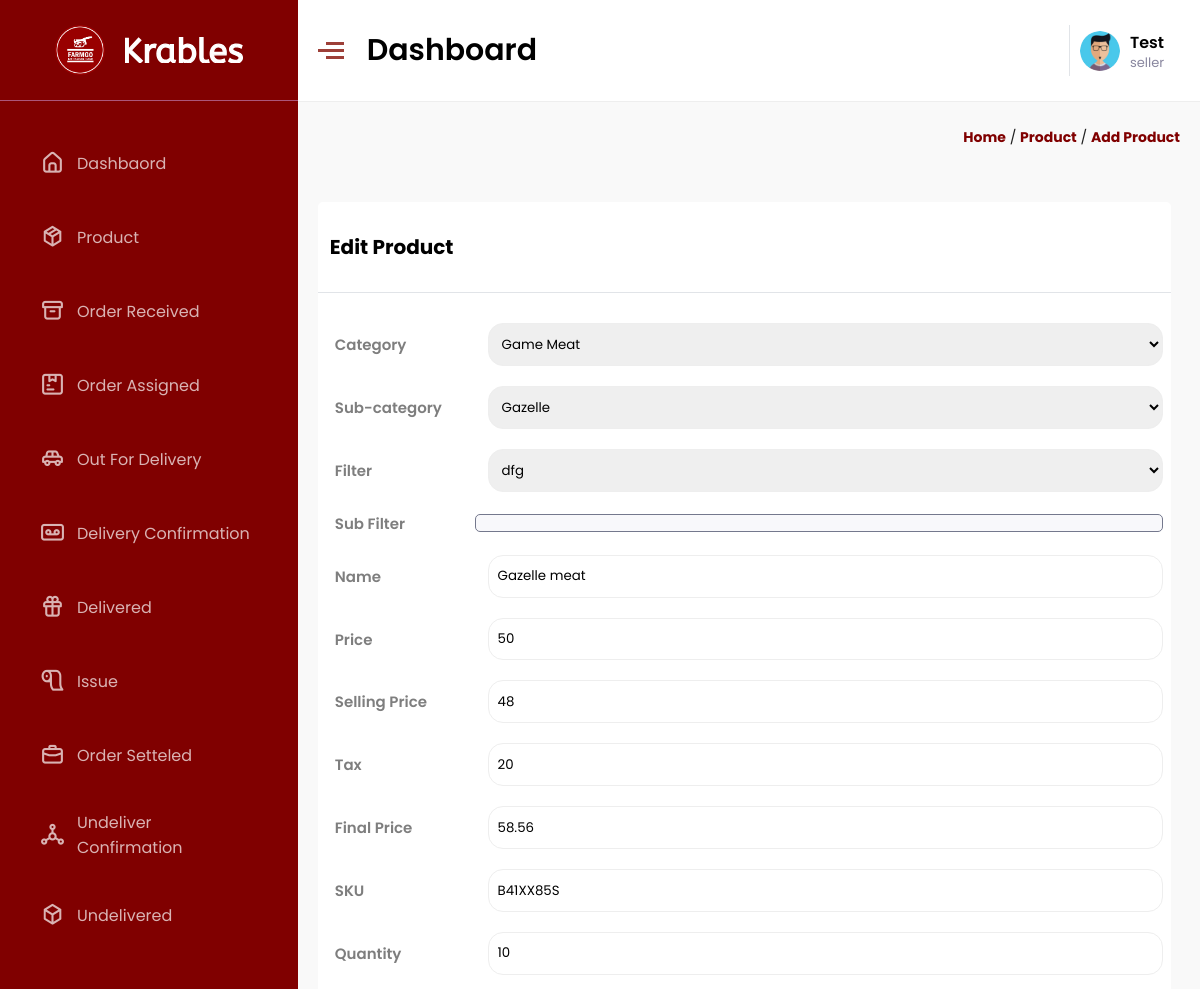
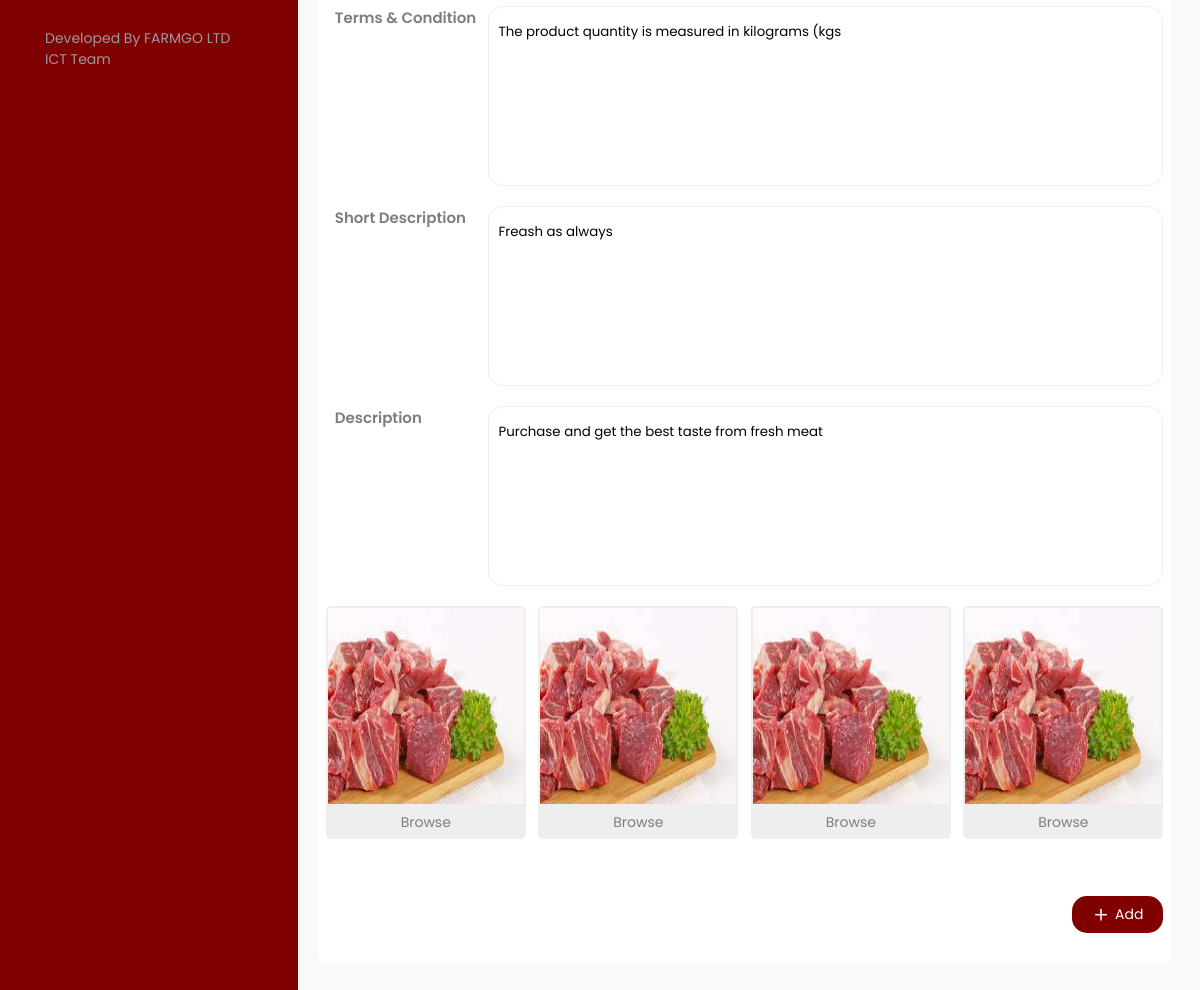
Screenshot of /seller/add_product.php?b=2846&idp=17 (signed in) with the database file from the repository (2 pictures, top to bottom).
### tables this page shows
CREATE TABLE `filter` (
  `id` int(11) NOT NULL,
  `subcat_id` int(11) NOT NULL,
  `filter` varchar(255) NOT NULL
);

CREATE TABLE `product` (
  `id` int(11) NOT NULL,
  `cat_id` int(11) NOT NULL,
  `scat_id` int(11) NOT NULL,
  `product_name` varchar(255) NOT NULL,
  `img1` varchar(255) NOT NULL,
  `img2` varchar(255) NOT NULL,
  `img3` varchar(255) NOT NULL,
  `img4` varchar(255) NOT NULL,
  `price` float NOT NULL,
  `sell_price` float NOT NULL,
  `fa` float NOT NULL,
  `shrt_desc` varchar(250) NOT NULL,
  `description` text NOT NULL,
  `qty` int(11) NOT NULL,
  `disclaimer` varchar(50) NOT NULL,
  `isappp` int(11) NOT NULL,
  `isnew` tinyint(1) NOT NULL,
  `bs` tinyint(1) NOT NULL,
  `status` tinyint(1) NOT NULL,
  `added_by` int(11) NOT NULL,
  `belonging_city` int(11) NOT NULL,
  `tax` float NOT NULL,
  `sku` varchar(255) NOT NULL
);

### utility/function.php (called while the page is built, shortened)
<?php
function get_safe_value($con, $str)
{
	if ($str != '') {
		$str = trim($str);
		return mysqli_real_escape_string($con, $str);
	}
}
?>

### seller/add_product.php (the view, shortened to what this page needs)
<?php
require('require/top.php');
$h_t = get_safe_value($con, $_GET['b']);
$name = '';
$category = '';
$subcategory = '';
$qty = '';
$price = '';
$sellprice = '';
$tax = '';
$fa = '0.00';
$sd = '';
$dc = '';
$tc = '';
$sku = get_code();
$img1 = "../assets/images/product/big-2.jpg";
$img2 = "../assets/images/product/big-2.jpg";
$img3 = "../assets/images/product/big-2.jpg";
$img4 = "../assets/images/product/big-2.jpg";
if ($h_t == '1973') {
    $heading = "Add Product";
    $cb = '<a href="javascript:void(0)" class="btn d-flex-center-a-j bg-main br-15" onclick="add_product()" id="pbtn">
     <i class="uil uil-plus"></i>
     <span>Add</span>
   </a>';
} else if ($h_t == '2846') {
    $heading = "Edit Product";
    $productid = get_safe_value($con, $_GET['idp']);
    $cq = "select * from product where id='$productid'";
    $cr = mysqli_query($con, $cq);
    $nor = mysqli_num_rows($cr);
    if ($nor > 0) {
        $r = mysqli_fetch_assoc($cr);
        $name = $r['product_name'];
        $category = $r['cat_id'];
        $subcategory = $r['scat_id'];
        $qty = $r['qty'];
        $price = $r['price'];
        $sellprice = $r['sell_price'];
        $tax = $r['tax'];
        $fa = $r['fa'];
        $sku = $r['sku'];
        $sd = $r['shrt_desc'];
        $dc = $r['description'];
        $tc = $r['disclaimer'];
        $img1 = "../media/product/" . $r['img1'];
        $img2 = "../media/product/" . $r['img2'];
        if (!empty($r['img3'])) {
            $img3 = "../media/product/" . $r['img3'];
        }
        if (!empty($r['img4'])) {
            $img4 = "../media/product/" . $r['img4'];
        }
        $cb = '<a href="javascript:void(0)" class="btn d-flex-center-a-j bg-main br-15" onclick="edit_product(' . $_GET['idp'] . ')" id="pbtn">
      <i class="uil uil-plus"></i>
      <span>Add</span>
    </a>';
    } else {
        redirect('product.php');
    }
} else {
    redirect('product.php');
}
?>
<div class="path">
    <div class="container">
        <a href="index.html">Home</a>
        /
        <a href="product.php">product</a>
        /
        <a href="add_product.php">add product</a>
    </div>
</div>
<div class="cartrow" id="catrow">
    <div class="gh">
        <div class="heading">
            <h3><?php echo $heading; ?></h3>
        </div>
        <div class="maincontainer2">
            <form action="#">
                <div class="formrow">
                    <div class="heading">Category</div>
                    <select name="addcatname" id="addcatname" onchange="get_subcatfa()">
                        <?php
                        $query = "select * from categories order by id desc";
                        $resi = mysqli_query($con, $query);
                        while ($ropw = mysqli_fetch_assoc($resi)) {
                            $cname = $ropw['category'];
                            $cnamei = $ropw['id'];
                            if ($cnamei == $category) {
                                echo "<option value='$cnamei' selected>$cname</option> ";
                            } else {
                                echo "<option value='$cnamei'>$cname</option> ";
                            }
                        }
                        ?>
                    </select>
                </div>
                <div class="formrow">
                    <div class="heading">Sub-category</div>
                    <select name="addscatname" id="addscatname" onchange="get_filterfa()">
                        <?php
                        if ($h_t == 2846) {
                            $query2 = "select * from subcategories where cat_id='$category' order by id desc";
                            $resi2 = mysqli_query($con, $query2);
                            while ($ropw2 = mysqli_fetch_assoc($resi2)) {
                                $cname2 = $ropw2['subcat'];
                                $cname2i = $ropw2['id'];
                                if ($cname2i == $subcategory) {
                                    echo "<option value='$cname2i' selected>$cname2</option>";
                                } else {
                                    echo "<option value='$cname2i'>$cname2</option> ";
                                }
                            }
                        }
                        ?>
                    </select>
                </div>
                <div id="filters">
                    <?php
                    if ($h_t == 2846) {
                        $qn = "select * from filter where subcat_id='$subcategory'";
                        $resn = mysqli_query($con, $qn);
                        $template = '';
                        while ($rown = mysqli_fetch_assoc($resn)) {
                            $template = $template . '
                            <div class="formrow">
                            <div class="heading">
                                Filter
                            </div>
                            <select class="select" name="productFiltersName" id="addfiltername">
                                <option value="' . $rown['id'] . '">' . $rown['filter'] . '</option>
                            </select>
                            </div>
                            <div class="formrow">
                                <div class="heading">
                                    Sub Filter
                                </div>
                            <div id="subfilters" style="background-color: #f8f8fb;width:100%;padding: 0.8rem;
                                        border: 0.5px solid #74788d;
                                        border-radius: 5px;">';
                            $template = $template . '</div> </div>';
                        }
                        echo $template;
                    }
                    ?>
                </div>
                <div class="formrow">
                    <div class="heading">Name</div>
                    <input type="text" placeholder="Enter Product Name *" id="pname" value="<?php echo $name; ?>" />
                </div>
                <div class="formrow">
                    <div class="heading">Price</div>
                    <input type="number" placeholder="Enter Product Price *" id="pprice" value="<?php echo $price; ?>" oninput="putacp()" />
                </div>
                <div class="formrow">
                    <div class="heading">Selling Price</div>
                    <input type="number" placeholder="Enter Product Selling Price *" id="psprice" value="<?php echo $sellprice; ?>" oninput="checkprice()" valueAsNumber />
                </div>
                <div class="formrow">
                    <div class="heading">Tax</div>
                    <input type="number" placeholder="Enter Product Tax *" id="tax" oninput="t_ax()" value="<?php echo $tax; ?>" />
                </div>
                <div class="formrow">
                    <div class="heading">Final Price</div>
                    <input type="number" placeholder="0.00" id="fa" value="<?php echo $fa; ?>" readonly />
                </div>
                <div class="formrow">
                    <div class="heading">SKU</div>
                    <input type="text" id="sku" value="<?php echo $sku; ?>" readonly />
                </div>
                <div class="formrow">
                    <div class="heading">Quantity</div>
                    <input type="number" placeholder="Enter Product Quantity *" id="pqty" value="<?php echo $qty; ?>" />
                </div>
                <div class="formrow f">
                    <div class="heading">Terms & Condition</div>
                    <textarea name="shrtdsc" id="tc" placeholder="Terms & Condition *"><?php echo $tc; ?></textarea>
                </div>
                <div class="formrow f">
                    <div class="heading">Short Description</div>
                    <textarea name="shrtdsc" id="shrtdsc" placeholder="Short Description *"><?php echo $sd; ?></textarea>
                </div>
                <div class="formrow f">
                    <div class="heading">Description</div>
                    <textarea class="desc" name="dsc" id="dsc" placeholder="Description *"><?php echo $dc; ?></textarea>
                </div>
                <div class="formrow ig">
                    <div class="imgdiv">
                        <div class="img">
                            <img src="<?php echo $img1; ?>" alt="" id="preview1" />
                        </div>
                        <div class="file">
                            <label for="uploadimage1">
                                Browse
                            </label>
                        </div>
                    </div>
                    <div class="imgdiv">
                        <div class="img">
                            <img src="<?php echo $img2; ?>" alt="" id="preview2" />
                        </div>
                        <div class="file">
                            <label for="uploadimage2">
                                Browse
                            </label>
                        </div>
                    </div>
                    <div class="imgdiv">
                        <div class="img">
                            <img src="<?php echo $img3; ?>" alt="" id="preview3" />
                        </div>
                        <div class="file">
                            <label for="uploadimage3">
                                Browse
                            </label>
                        </div>
                    </div>
                    <div class="imgdiv">
                        <div class="img">
                            <img src="<?php echo $img4; ?>" alt="" id="preview4" />
                        </div>
                        <div class="file">
                            <label for="uploadimage4">
                                Browse
                            </label>
                        </div>
                    </div>
                </div>
                <div class="formrow">
                    <?php echo $cb; ?>
                </div>
            </form>
        </div>
    </div>
</div>
<?php
require("require/foot.php");
?>

### seller/assets/css/style.css (style rules this page uses)
* { margin: 0; padding: 0; -webkit-box-sizing: border-box; box-sizing: border-box; font-family: 'Poppins', sans-serif; }
html { font-size: 62.5%; }
body { background-color: #f9f9f9; }
input, select { border: none; outline: none; }
select { cursor: pointer; }
input { padding: 0.8rem; }
a { color: #495057; text-transform: none; text-decoration: none; cursor: pointer; }
img { height: 100%; width: 100%; }
i { font-size: 1.8rem; cursor: pointer; }
input[type=number] { -moz-appearance: textfield; }
a.btn { padding: 0.5rem 2rem; }
.bg-main { background-color: maroon; color: #fff; }
.d-flex-center-a-j { display: -webkit-box; display: -ms-flexbox; display: flex; -webkit-box-align: center; -ms-flex-align: center; align-items: center; -webkit-box-pack: center; -ms-flex-pack: center; justify-content: center; }
.br-15 { border-radius: 15px; }
.main .right-part .path { font-size: 14px; line-height: 1.4285em; color: rgba(0, 0, 0, 0.87); }
.main .right-part .path .container { width: 100%; padding: 2.5rem 2rem; text-align: right; }
.main .right-part .path .container a { color: maroon; font-weight: 700; text-transform: capitalize; }
.right-part .cartrow { margin: 1.5rem 0; display: -webkit-box; display: -ms-flexbox; display: flex; -ms-flex-pack: distribute; justify-content: space-around; }
.right-part .cartrow .gh { width: 100%; padding: 1.5rem 2rem; }
.right-part .cartrow .gh .heading { padding: 3rem 1.2rem; display: -webkit-box; display: -ms-flexbox; display: flex; -webkit-box-pack: justify; -ms-flex-pack: justify; justify-content: space-between; background-color: #fff; width: 99%; border-radius: 5px 5px 0 0; border-bottom: 1px solid #e1e4e8; }
.right-part .cartrow .gh .heading h3 { font-size: 2rem; text-transform: capitalize; }
.right-part .cartrow .gh .maincontainer2 { background-color: #fff; border-radius: 0 0 5px 5px; width: 99%; }
.right-part .cartrow .gh .maincontainer2 form { padding: 1rem 0.8rem; }
.right-part .cartrow .gh .maincontainer2 form .formrow { display: -webkit-box; display: -ms-flexbox; display: flex; -webkit-box-pack: justify; -ms-flex-pack: justify; justify-content: space-between; margin: 2rem 0; -webkit-box-align: center; -ms-flex-align: center; align-items: center; }
.right-part .cartrow .gh .maincontainer2 form .formrow .btn { margin-left: auto; }
.right-part .cartrow .gh .maincontainer2 form .formrow .btn i { margin-right: 0.5rem; }
.right-part .cartrow .gh .maincontainer2 form .formrow .btn span { font-size: 1.4rem; }
.right-part .cartrow .gh .maincontainer2 form .formrow .heading { font-size: 1.5rem; width: 18rem; border-bottom: none; padding: 0 0 0 0.9rem; font-weight: 600; color: #7e7e7e; }
.right-part .cartrow .gh .maincontainer2 form .formrow input, .right-part .cartrow .gh .maincontainer2 form .formrow select { height: 4.29rem; width: 90%; padding: 0 0.9rem; border: 0.5px solid #eee; border-radius: 15px; display: -webkit-box; display: -ms-flexbox; display: flex; -webkit-box-align: center; -ms-flex-align: center; align-items: center; }
.right-part .cartrow .gh .maincontainer2 form .formrow textarea { height: 18rem; width: 90%; padding: 1.5rem 1rem; border: 0.5px solid #eee; border-radius: 15px; display: -webkit-box; display: -ms-flexbox; display: flex; -webkit-box-align: center; -ms-flex-align: center; align-items: center; resize: none; outline: none; }
.right-part .cartrow .gh .maincontainer2 form .formrow .imgdiv { width: 23rem; height: 25rem; }
.right-part .cartrow .gh .maincontainer2 form .formrow .imgdiv .img { height: 80%; border: 2px solid #eee; border-radius: 5px 5px 0 0; }
.right-part .cartrow .gh .maincontainer2 form .formrow .imgdiv .file { display: -webkit-box; display: -ms-flexbox; display: flex; -webkit-box-pack: center; -ms-flex-pack: center; justify-content: center; -webkit-box-align: center; -ms-flex-align: center; align-items: center; -webkit-box-pack: justify; -ms-flex-pack: justify; justify-content: space-between; }
.right-part .cartrow .gh .maincontainer2 form .formrow .imgdiv label { display: inline-block; padding: 6px 12px; cursor: pointer; width: 100%; border-radius: 0 0 5px 5px; text-align: center; background-color: #eee; color: #7e7e7e; font-size: 1.4rem; }
.right-part .cartrow .gh .maincontainer2 form .f { -webkit-box-align: start; -ms-flex-align: start; align-items: flex-start; }
@media only screen and (max-width: 1335px) { .right-part .cartrow .gh .maincontainer2 form .formrow .imgdiv { width: 20rem; } }

### rows the page displays
filter: productFiltersName "dfg"
product: product_name "Gazelle meat", price "50", sell_price "48", tax "20", fa "58.56", sku "B41XX85S", qty "10", shrtdsc "The product quantity is measured in kilograms (kgs", shrtdsc "Freash as always", dsc "Purchase and get the best taste from fresh meat", img1 (picture), img2 (picture), img3 (picture), img4 (picture)

### other values shown
$heading "Edit Product"
form field addcatname "Game Meat"
form field addscatname "Gazelle"
